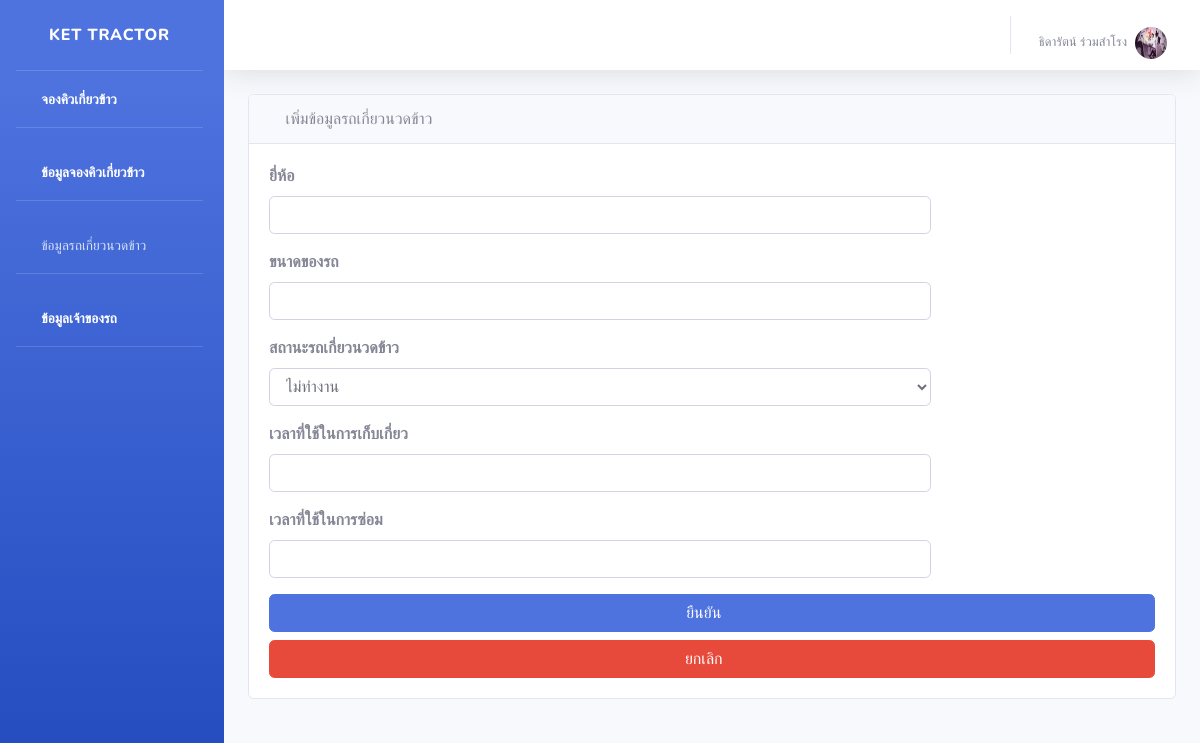
Page /addTractor (signed in) on the committed database.
### api/models.py (models this page shows, shortened)
class Farmer(AbstractUser):
    id = models.AutoField(primary_key=True)
    farmer_name = models.CharField(max_length=1000, verbose_name = 'ชื่อ-สกุล')
    image = models.ImageField(upload_to='images/farmer',verbose_name = 'รูปโปรไฟล์')
    address = models.CharField(max_length=1000, verbose_name = 'ที่อยู่')
    phone = models.CharField(max_length=1000, verbose_name = 'เบอร์โทรศัพท์')
    email = models.CharField(max_length=1000)
    password = models.CharField(max_length=1000)
    class Meta:
        verbose_name = 'เกษตรกร'

### api/views.py (the view)
# urls.py: path('addTractor',views.addTractor),
def addTractor(request):
    if request.method == 'POST':
        form = TractorForm(request.POST ,request.FILES)
        if form.is_valid():
            form.save()
            messages.success(request, 'เพิ่มสำเร็จ')
            return redirect('/ownerShowaddTractor')
    else:
        form = TractorForm()
    return render(request, 'api/addTractor.html',
                  {
                      'form': form,
                      'tractor_status': Tractor_status.objects.all(),
                  })

### api/form.py
class TractorForm(forms.ModelForm):
    class Meta:
        model = AddTractor
        fields = '__all__'

### api/templates/api/addTractor.html (shortened to what this page needs)
{% extends 'api/base.html' %}
{% block content %}
<div id="content-wrapper">
  <div class="container-fluid">
      <div class="card mb-3">
          <div class="card-header">
              <i class="fas fa-table"></i>
              เพิ่มข้อมูลรถเกี่ยวนวดข้าว
          </div>
          <div class="card-body">
            <form class="form-horizontal" action="/addTractor" method="POST"  enctype="multipart/form-data">
              <div class="form-group">
                  <div class="form-row">
                      <div class="col-md-9">
                          <div class="form-label-group">
                            <label for="tractor_name"><b>ยี่ห้อ</b></label>
                            <input type="text" class="form-control"  name="tractor_name" required>
                          </div>
                      </div>
                  </div>
              </div>
      <div class="form-group">
                  <div class="form-row">
                      <div class="col-md-9">
                          <div class="form-label-group">
                            <label for="tractor_detail"><b>ขนาดของรถ</b></label>
                            <input type="text" class="form-control"  name="tractor_detail" required>
                          </div>
                      </div>
                  </div>
              </div>
  <div class="form-group">
          <div class="form-row">
              <div class="col-md-9">
                  <div class="form-label-group">
                    <label for="exampleSelect1"><b> สถานะรถเกี่ยวนวดข้าว</b></label>
                    <select class="form-control" id="Select" name="tractor_status" required>
                      {% for c in tractor_status %}
                      <option value="{{c.id}}">{{ c.tractor_status }}</option>
                      {% endfor %}
                    </select>
                  </div>
              </div>
          </div>
      </div>
       <div class="form-group">
                  <div class="form-row">
                      <div class="col-md-9">
                          <div class="form-label-group">
                            <label for="tractor_timeHarvers"><b>เวลาที่ใช้ในการเก็บเกี่ยว</b></label>
                            <input type="text" class="form-control" name="tractor_timeHarvers" required>
                          </div>
                      </div>
                  </div>
              </div>
       <div class="form-group">
                  <div class="form-row">
                      <div class="col-md-9">
                          <div class="form-label-group">
                            <label for="tractor_timeRepair"><b>เวลาที่ใช้ในการซ่อม</b></label>
                            <input type="text" class="form-control" name="tractor_timeRepair" required>
                          </div>
                      </div>
                  </div>
              </div>
              <button class="btn btn-primary btn-block" onclick="return confirm('ยืนยันการเพิ่มข้อมูลรถเกี่ยวนวดข้าว ?')" type="submit">ยืนยัน &nbsp;&nbsp;&nbsp;</button>
              <button class="btn btn-danger btn-block" type="reset">ยกเลิก &nbsp;&nbsp;&nbsp;</button>
          </form>
          </div>
      </div>
  </div>
</div>
{% endblock %}

### api/templates/api/base.html (shortened to what this page needs)
<!DOCTYPE html>
{% load static %}
<html lang="en">
<head>
    <link rel="stylesheet" type="text/css" href="{% static 'api/css/styles.css' %}">
    <link href="{% static 'api/vendor/fontawesome-free/css/all.min.css'%}" rel="stylesheet" type="text/css">
    <link href="{% static 'api/css/sb-admin-2.min.css'%}" rel="stylesheet">
</head>
<body id="page-top">
    <div id="wrapper">
        <ul class="navbar-nav bg-gradient-primary sidebar sidebar-dark accordion" id="accordionSidebar">
            <a class="sidebar-brand d-flex align-items-center justify-content-center" href="/index">
                <div class="sidebar-brand-text mx-3">Ket Tractor</div>
            </a>
            <hr class="sidebar-divider my-0">
            {% if user.is_authenticated %}
            <li class="nav-item active">
                <a class="nav-link" href="/addWork">
                    <i class="fas fa-fw fa-tachometer-alt"></i>
                    <span>จองคิวเกี่ยวข้าว</span></a>
            </li>
             <hr class="sidebar-divider">
             <li class="nav-item active">
                <a class="nav-link" href="/showWork">
                    <i class="fas fa-fw fa-tachometer-alt"></i>
                    <span>ข้อมูลจองคิวเกี่ยวข้าว</span></a>
            </li>
            {% endif %}
           <hr class="sidebar-divider">
             <li class="nav-item">
                <a class="nav-link collapsed" href="#" data-toggle="collapse" data-target="#collapseTwo"
                    aria-expanded="true" aria-controls="collapseTwo">
                    <i class="fas fa-fw fa-cog"></i>
                    <span>ข้อมูลรถเกี่ยวนวดข้าว</span>
                </a>
             <div id="collapseTwo" class="collapse" aria-labelledby="headingTwo" data-parent="#accordionSidebar">
                    <div class="bg-white py-2 collapse-inner rounded">
             <li class="nav-item active">
             <hr class="sidebar-divider">
                <a class="nav-link" href="/profileAdmin">
                    <i class="fas fa-fw fa-tachometer-alt"></i>
                    <span>ข้อมูลเจ้าของรถ</span></a>
            </li>
            <hr class="sidebar-divider">
        </ul>
        <div id="content-wrapper" class="d-flex flex-column">
            <div id="content">
                <nav class="navbar navbar-expand navbar-light bg-white topbar mb-4 static-top shadow">
                    <ul class="navbar-nav ml-auto">
                        <li class="nav-item dropdown no-arrow">
                     {% if user.is_authenticated %}
                <a href="#" class="nav-link dropdown-toggle" data-toggle="dropdown" role="button" aria-haspopup="true"
                aria-expanded="false">
               <span class="mr-2 d-none d-lg-inline text-gray-600 small">{{user.farmer_name}}  </span>
                <img class="img-profile rounded-circle"
                src="{{user.image.url}} " >
            </a>
                        </li>
                    </ul>
                     {% else %}
                  <li class="nav-item"><a class="nav-link" href="/login">เข้าสู่ระบบ</a></li>
                  <li class="nav-item"><a class="nav-link" href="/register">สมัครสมาชิก</a></li>
                </ul>
			   	</li>
                   {% endif %}
                </nav>
                {% block content %}
                {% endblock %}
        </div>
    </div>
</body>
</html>

### api/static/api/css/styles.css (style rules this page uses)
body { font-family: "ptsans", "Lato", "Helvetica Neue", Helvetica, Arial, sans-serif; }
.btn { outline: none; color: black; background-color: transparent; box-shadow: 0 0 0 0; margin-right: 3px; }
ul { height: 100%; padding: 0px 5px 0px 20px; }
a { color: #17a2b8; }

### rows in the picture
Farmer: farmer_name "ธิดารัตน์ ร่วมสำโรง", image (picture)

### other values in the picture
form field tractor_status "ไม่ทำงาน"
